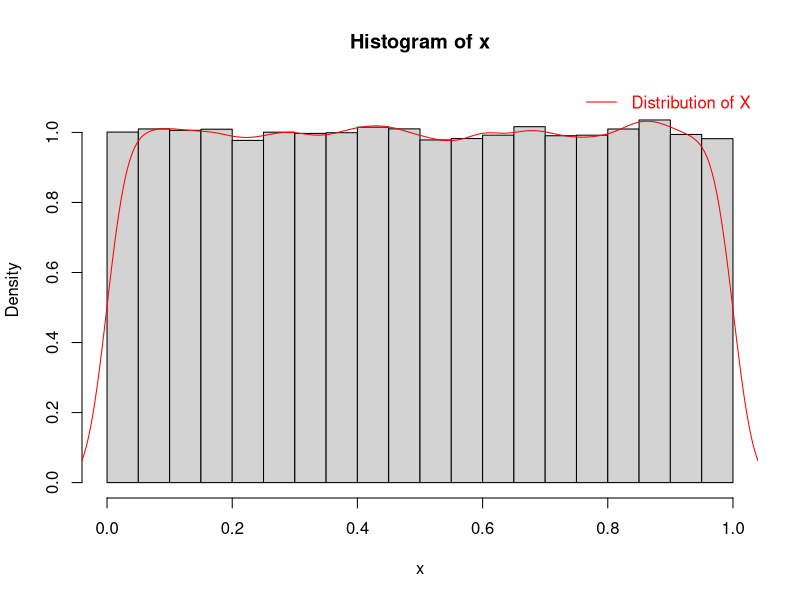
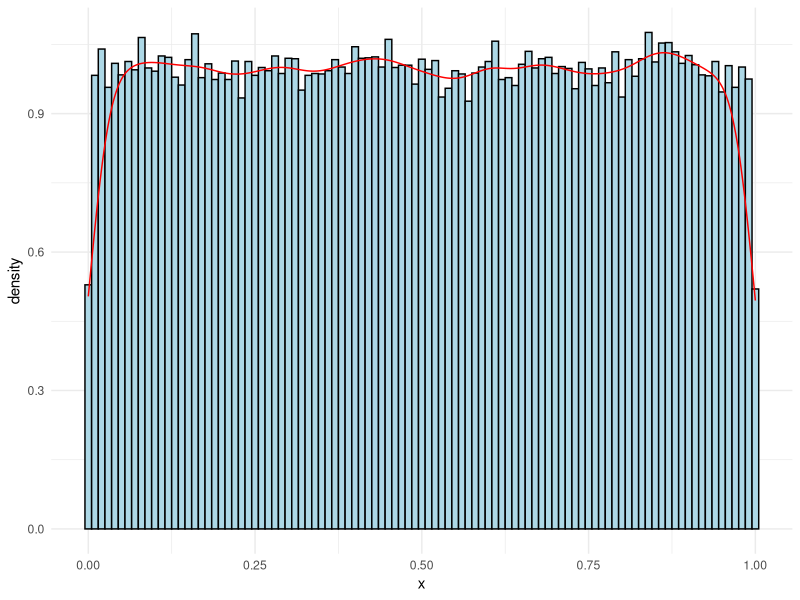
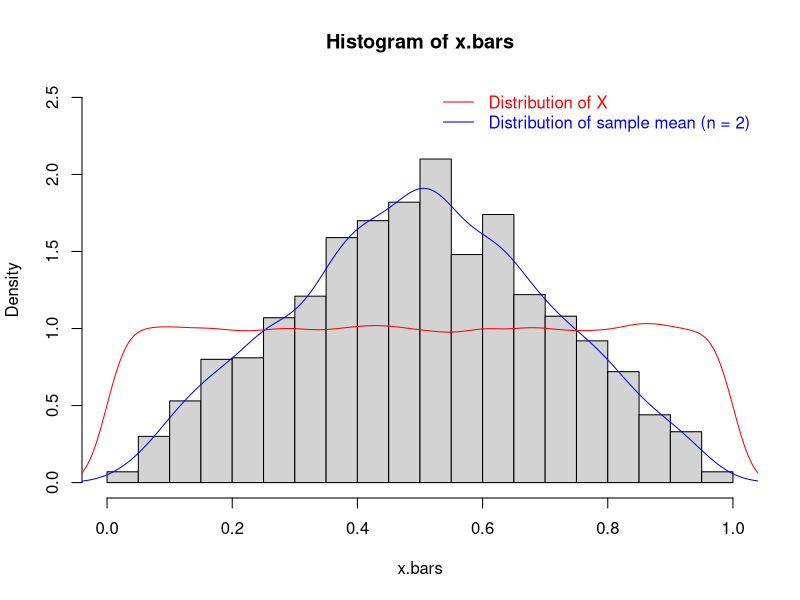
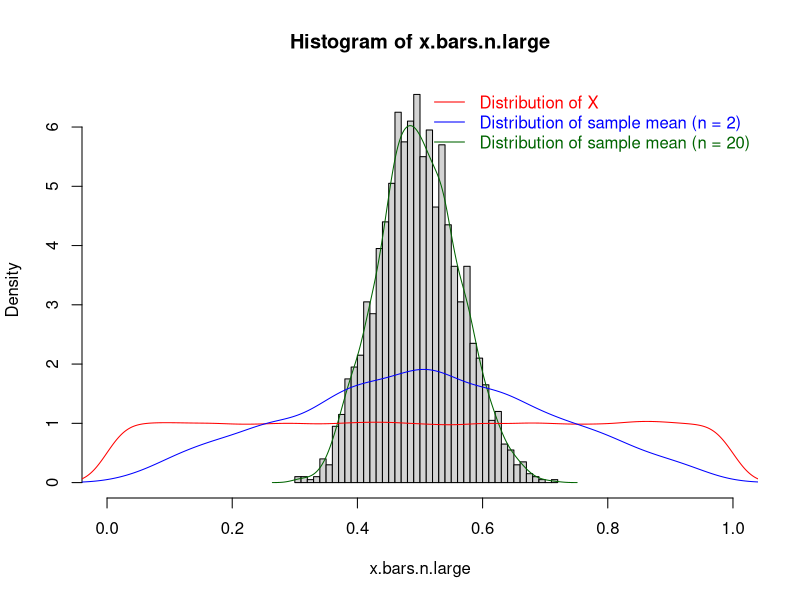

Here is the R script that generated these plots, in order:

# Exact Sampling Distribution ---------------------------------------------
# If X is a normal RV, X.bar will be a normal RV regardless of sample size
# Distribution of X ~ N(0,1)
set.seed(108838) # set seed so that I can replicate the results
x <- runif(100000)
hist(x, xlim = c(0,1), ylim = c(0,1.1), breaks = 30, freq = FALSE)
lines(density(x), col = "red")
legend("topright", legend = "Distribution of X", lty = 1, col = "red", text.col = "red", bty = "n")
# Use ggplot to create the same or similar figure as the above figure
library(tidyverse)
ggplot(data = tibble(x = x),
       mapping = aes(x = x)) +
  geom_histogram(mapping = aes(y = after_stat(density)),
                 binwidth = 0.01,
                 fill = "lightblue",
                 color = "black") +
  geom_density(color = "red") +
  theme_minimal()

# Let's see the distribution of the sample mean from a normal distribution
# when the sample size is as small as 2 (n.small = 2)
set.seed(45275) # set seed so that I can replicate the results
n.small <- 2
x.bars <- sapply(X = 1:2000, FUN = function(a){ mean(runif(n.small)) })
hist(x.bars, xlim = c(0,1), ylim = c(0,2.5), breaks = 30, freq = FALSE)
lines(density(x.bars), col = "blue")
lines(density(x), col = "red")
legend("topright",
       legend = c("Distribution of X", "Distribution of sample mean (n = 2)"),
       lty = 1,
       col = c("red","blue"), text.col = c("red","blue"), bty = "n")

# Repeat for iteration #1~#2000 for n.large = 20
set.seed(975) # set seed so that I can replicate the results
n.large <- 20
x.bars.n.large <- sapply(X = 1:2000, FUN = function(a){ mean(runif(n.large)) })
hist(x.bars.n.large, xlim = c(0,1), ylim = c(0,6.5), breaks = 30, freq = FALSE)
lines(density(x.bars.n.large), col = "darkgreen")
lines(density(x), col = "red")
lines(density(x.bars), col = "blue")
legend("topright",
       legend = c("Distribution of X",
                  paste0("Distribution of sample mean (n = ",n.small,")"),
                  paste0("Distribution of sample mean (n = ",n.large,")")),
       lty = 1,
       col = c("red","blue","darkgreen"),
       text.col = c("red","blue","darkgreen"), bty = "n")
